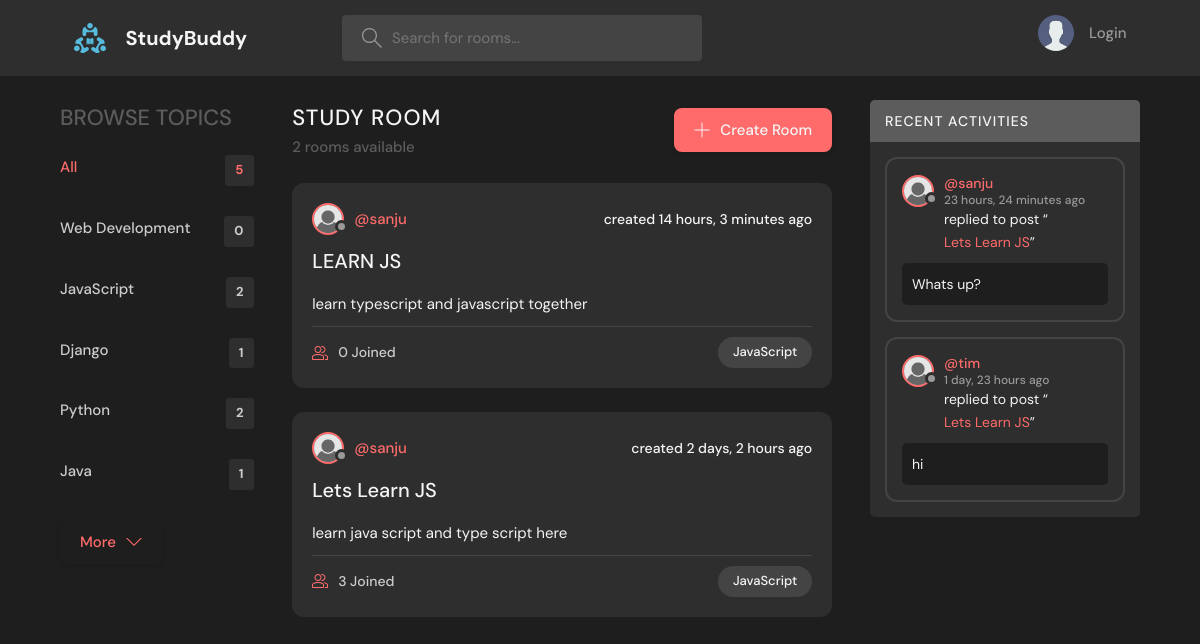
Screenshot of /?q=JavaScript with the database file from the repository.
### base/models.py (models this page shows, shortened)
class Topic(models.Model):
    name = models.CharField(max_length=50)
    def __str__(self):
        return self.name

class Room(models.Model):
    host = models.ForeignKey(User,on_delete = models.SET_NULL, null = True)
    topic = models.ForeignKey(Topic,on_delete = models.SET_NULL , null = True)
    name = models.CharField(max_length=200)
    description = models.TextField(null = True, blank = True)
    participants = models.ManyToManyField(User, related_name = 'participants',blank =True)
    updated = models.DateTimeField(auto_now = True)
    created = models.DateTimeField(auto_now_add = True)
    class Meta:
        ordering = ['-updated','-created']

class Message(models.Model):
    user = models.ForeignKey(User, on_delete=models.CASCADE)
    room = models.ForeignKey(Room, on_delete=models.CASCADE)
    body = models.TextField()
    updated = models.DateTimeField(auto_now=True)
    created = models.DateTimeField(auto_now_add = True)
    class Meta:
        ordering = ['-updated', '-created']

### base/views.py (the view)
# urls.py: path('',views.home,name='home'),
def home(request):
    q = request.GET.get('q') if request.GET.get('q') != None else ''
    rooms = Room.objects.filter(
        Q(topic__name__icontains=q) |
        Q(name__icontains = q) |
        Q(description__icontains = q) |
        Q(host__username__icontains = q)
    )
    topics = Topic.objects.all()
    room_count =  rooms.count()
    room_messages = Message.objects.filter(
        Q(room__topic__name__icontains = q) |
        Q(user__username__icontains = q)
    )
    context = {'rooms': rooms, 'topics': topics,
               'room_messages' : room_messages,"room_count" : room_count}
    return render(request,'base/home.html',context)

### base/templates/base/home.html (shortened to what this page needs)
{%extends 'main.html'%}
{%block content%}
<main class="layout layout--3">
  <div class="container">
    {% include 'base/topics_component.html'%}
    <div class="roomList">
      <div class="roomList__header">
        <div>
          <h2>Study Room</h2>
          <p>{{room_count}} rooms available</p>
        </div>
        <a class="btn btn--main" href="{%url 'create-room'  %}">
          <svg version="1.1" xmlns="http://www.w3.org/2000/svg" width="32" height="32" viewBox="0 0 32 32">
            <title>add</title>
            <path
              d="M16.943 0.943h-1.885v14.115h-14.115v1.885h14.115v14.115h1.885v-14.115h14.115v-1.885h-14.115v-14.115z">
            </path>
          </svg>
          Create Room
        </a>
      </div>
      {%include 'base/feed_component.html'%}
    </div>
    {%include 'base/activity_component.html'%}
  </div>
</main>
{%endblock content%}

### base/templates/base/topics_component.html
<div class="topics">
    <div class="topics__header">
        <h2>Browse Topics</h2>
    </div>
    <ul class="topics__list">
        <li>
            <a href="{%url 'home'%}" class="active">All <span>{{topics.count}}</span></a>
        </li>
        {% for topic in topics%}
        <li>
            <a href="{%url 'home'%}?q={{topic.name}}">{{topic.name}} <span>{{topic.room_set.all.count}}</span></a>
        </li>
        {% endfor %}
    </ul>
    <a class="btn btn--link" href="topics.html">
        More
        <svg version="1.1" xmlns="http://www.w3.org/2000/svg" width="32" height="32" viewBox="0 0 32 32">
            <title>chevron-down</title>
            <path d="M16 21l-13-13h-3l16 16 16-16h-3l-13 13z"></path>
        </svg>
    </a>
</div>

### base/templates/base/feed_component.html (shortened to what this page needs)
{%load static %}
{%for room in rooms%}
<div class="roomListRoom">
    <div class="roomListRoom__header">
        <a href="{%url 'user-profile' room.host.id %}" class="roomListRoom__author">
            <div class="avatar avatar--small">
                <img src="{%static 'images/profile.png'%}" />
            </div>
            <span>@{{room.host.username}}</span>
        </a>
        <div class="roomListRoom__actions">
            <span>created {{room.created | timesince}} ago</span>
        </div>
    </div>
    <div class="roomListRoom__content">
        <a href="{% url 'room' room.id %}">{{room.name}}</a>
        <p>
            {{room.description}}
        </p>
    </div>
    <div class="roomListRoom__meta">
        <a href="{% url 'room' room.id %}" class="roomListRoom__joined">
            {{room.participants.all.count}} Joined
        </a>
        <p class="roomListRoom__topic">{{room.topic}}</p>
    </div>
</div>
{% endfor %}

### base/templates/base/activity_component.html (shortened to what this page needs)
{%load static%}
<div class="activities">
    <div class="activities__header">
        <h2>Recent Activities</h2>
    </div>
    {%for message in room_messages%}
    <div class="activities__box">
        <div class="activities__boxHeader roomListRoom__header">
            <a href="{% url 'user-profile' message.user.id%}" class="roomListRoom__author">
                <div class="avatar avatar--small">
                    <img src="{%static 'images/profile.png'%}" />
                </div>
                <p>
                    @{{message.user.username}}
                    <span>{{message.created | timesince}} ago</span>
                </p>
            </a>
        </div>
        <div class="activities__boxContent">
            <p>replied to post “<a href="{%url 'room' message.room.id %}">{{message.room.name}}</a>”</p>
            <div class="activities__boxRoomContent">
                {{message.body}}
            </div>
        </div>
    </div>
    {%endfor%}
</div>

### rows the page displays
Topic: name "Web Development", room_set.all.count "0"
Topic: name "JavaScript", room_set.all.count "2"
Topic: name "Django", room_set.all.count "1"
Topic: name "Python", room_set.all.count "2"
Topic: name "Java", room_set.all.count "1"
Room: host.username "sanju", created "14 hours, 3 minutes", name "LEARN JS", description "learn typescript and javascript together", participants.all.count "0", topic "JavaScript"
Room: host.username "sanju", created "2 days, 2 hours", name "Lets Learn JS", description "learn java script and type script here", participants.all.count "3", topic "JavaScript"
Message: user.username "sanju", created "23 hours, 24 minutes", room.name "Lets Learn JS", body "Whats up?"
Message: user.username "tim", created "1 day, 23 hours", room.name "Lets Learn JS", body "hi"

### other values shown
{{ topics.count }} "5"
{{ room_count }} "2"
